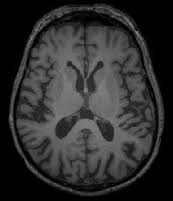
#> input picture archive/no/10 no.jpg, 173 x 201 px, found by its file name; its folder holds 2 pictures in this run
$ jupyter execute --allow-errors 'Advance DL Project Brain Tumor Image Classification.ipynb'   (shell and % lines are left out)
#> lines starting #> are read from the running program, lines starting #| are printed output that depends on the picture; after the words box and inside, x2 and y2 are one past the last pixel; in counts of white or black regions, pixels touching at a corner belong together
[cell 1]
import pandas as pd
import numpy as np
import matplotlib.pyplot as plt
import os, shutil
import cv2
import matplotlib.image as mpimg
import seaborn as sns
plt.style.use('ggplot')

[cell 2]
# Dataset
import zipfile

#> (the rest of this cell did not finish here and is left out)

[cell 3]
folder = 'brain_tumor_dataset/yes/'
count = 1

#> (the rest of this cell did not finish here and is left out)

[cell 4]
folder = 'brain_tumor_dataset/no/'
count = 1

for filename in os.listdir(folder):
    source = folder + filename
    destination = folder + "N_" +str(count)+".jpg"
    os.rename(source, destination)
    count+=1
#> pass 2 of the loop `for filename in os.listdir(folder):`:
print("All files are renamed in the no dir.")

[cell 5]
# EDA(Exploratory Data Analysis)

#> (a cell that did not finish here is left out)

[cell 7]
# Plot

#> (a cell that did not finish here is left out)

[cell 9]
# Data Augmentation
# 155(61%), 98(39%)
# imbalance

[cell 10]
import tensorflow as tf
from tensorflow.keras.preprocessing.image import ImageDataGenerator
from tensorflow.keras.models import Model
from tensorflow.keras.layers import Flatten, Dense, Dropout
from tensorflow.keras.applications.vgg19 import VGG19
from tensorflow.keras.optimizers import SGD, Adam
from tensorflow.keras.callbacks import ModelCheckpoint, EarlyStopping, ReduceLROnPlateau

[cell 11]
def timing(sec_elapsed):
    h = int(sec_elapsed / (60*60))
    m = int(sec_elapsed % (60*60) / 60)
    s = sec_elapsed % 60
    return f"{h}:{m}:{s}"

[cell 12]
def augmented_data(file_dir, n_generated_samples, save_to_dir):
    data_gen = ImageDataGenerator(rotation_range=10,
                      width_shift_range=0.1,
                      height_shift_range=0.1,
                      shear_range=0.1,
                      brightness_range=(0.3, 1.0),
                      horizontal_flip=True,
                      vertical_flip=True,
                      fill_mode='nearest')
    for filename in os.listdir(file_dir):
        image = cv2.imread(file_dir + '/' + filename)
        image = image.reshape((1,) + image.shape)
        save_prefix = 'aug_' + filename[:-4]
        i=0
        for batch in data_gen.flow(x = image, batch_size = 1, save_to_dir = save_to_dir, save_prefix = save_prefix, save_format = "jpg"):
            i+=1
            if i>n_generated_samples:
                break

[cell 13]
import time
start_time = time.time()

yes_path = 'brain_tumor_dataset/yes'
no_path = 'brain_tumor_dataset/no'

augmented_data_path = 'augmented_data/'

augmented_data(file_dir = yes_path, n_generated_samples=6, save_to_dir=augmented_data_path+'yes')
#> (the call stopped at in augmented_data, `data_gen = ImageDataGenerator(rotation_range=10, width_shift_range=0.1..`: tensorflow is not available in this run)
augmented_data(file_dir = no_path, n_generated_samples=9, save_to_dir=augmented_data_path+'no')
#> (the call stopped at in augmented_data, `data_gen = ImageDataGenerator(rotation_range=10, width_shift_range=0.1..`: tensorflow is not available in this run)

end_time = time.time()
execution_time = end_time - start_time
print(timing(execution_time))

[cell 14]
def data_summary(main_path):
    yes_path = "augmented_data/yes/"
    no_path = "augmented_data/no/"

    n_pos = len(os.listdir(yes_path))
    n_neg = len(os.listdir(no_path))

    n = (n_pos + n_neg)

    pos_per = (n_pos*100)/n
    neg_per = (n_neg*100)/n

    print(f"Number of sample: {n}")
    print(f"{n_pos} Number of positive sample in percentage: {pos_per}%")
    print(f"{n_neg} Number of negative sample in percentage: {neg_per}%")

#> (a cell that did not finish here is left out)

#> (a cell that did not finish here is left out)

#> (a cell that did not finish here is left out)

[cell 18]
# Data Preprocessing

[cell 19]
# Convert BGR TO GRAY
# GaussianBlur
# Threshold
# Erode
# Dilate
# Find Contours

[cell 20]
import imutils
def crop_brain_tumor(image, plot=False):
    gray = cv2.cvtColor(image, cv2.COLOR_BGR2GRAY)
    gray = cv2.GaussianBlur(gray, (5,5), 0)

    thres = cv2.threshold(gray, 45, 255, cv2.THRESH_BINARY)[1]
    thres =cv2.erode(thres, None, iterations = 2)
    thres = cv2.dilate(thres, None, iterations = 2)

    cnts = cv2.findContours(thres.copy(), cv2.RETR_EXTERNAL, cv2.CHAIN_APPROX_SIMPLE)
    cnts = imutils.grab_contours(cnts)
    c = max(cnts, key = cv2.contourArea)

    extLeft = tuple(c[c[:,:,0].argmin()][0])
    extRight = tuple(c[c[:,:,0].argmax()][0])
    extTop = tuple(c[c[:,:,1].argmin()][0])
    extBot = tuple(c[c[:,:,1].argmax()][0])

    new_image = image[extTop[1]:extBot[1], extLeft[0]:extRight[0]]

    if plot:
        plt.figure()
        plt.subplot(1, 2, 1)
        plt.imshow(image)

        plt.tick_params(axis='both', which='both',
                        top=False, bottom=False, left=False, right=False,
                        labelbottom=False, labeltop=False, labelleft=False, labelright=False)

        plt.title('Original Image')

        plt.subplot(1, 2, 2)
        plt.imshow(new_image)

        plt.tick_params(axis='both', which='both',
                        top=False, bottom=False, left=False, right=False,
                        labelbottom=False, labeltop=False, labelleft=False, labelright=False)

        plt.title('Cropped Image')
        plt.show()
    return new_image

[cell 21]
img = cv2.imread('augmented_data/yes/aug_Y_1_0_1760.jpg')
#> (the rest of this cell did not finish here and is left out)

[cell 22]
img = cv2.imread('augmented_data/no/aug_N_1_0_109.jpg')
#> (the rest of this cell did not finish here and is left out)


[cell 23]
folder1 = 'augmented_data/no/'
folder2 = 'augmented_data/yes/'

for filename in os.listdir(folder1):
    img = cv2.imread(folder1 + filename)
#> img is the input picture: shape (201, 173, 3); min 0, max 139, mean 46.7
    img = crop_brain_tumor(img, False)
#> call 3 of crop_brain_tumor, with plot = False
#> in crop_brain_tumor (call 3), `thres = cv2.threshold(gray, 45, 255, cv2.THRESH_BINARY)[1]`:
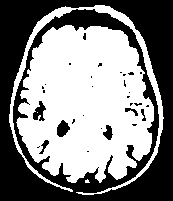
#> thres: shape (201, 173); 52.5% white; 31 black regions (24 under 20 px), largest, box (x1, y1, x2, y2) and area: (0, 0, 173, 201) 15883, (57, 120, 70, 137) 148, (33, 101, 46, 121) 142
#> in crop_brain_tumor (call 3), `thres =cv2.erode(thres, None, iterations = 2)`:
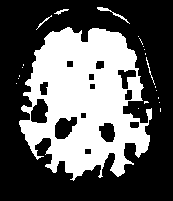
#> thres: shape (201, 173); 36.8% white; 22 white regions (17 under 20 px), largest, box (x1, y1, x2, y2) and area: (19, 27, 152, 181) 12572, (97, 7, 130, 24) 82, (146, 57, 155, 85) 35, (54, 9, 69, 15) 34, (36, 15, 52, 30) 31
#> in crop_brain_tumor (call 3), `thres = cv2.dilate(thres, None, iterations = 2)`:
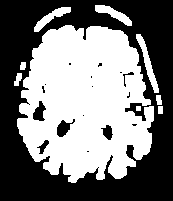
#> thres: shape (201, 173); 48.4% white; 9 white regions
#> in crop_brain_tumor (call 3), `cnts = cv2.findContours(thres.copy(), cv2.RETR_EXTERNAL, cv2.CHAIN_APP..`: cnts = 9 contours, 1 with area under 20; largest, box (x1, y1, x2, y2) and area: (17, 25, 154, 183) 15864, (136, 34, 159, 93) 299, (95, 5, 132, 26) 256, (34, 7, 71, 32) 255, (14, 73, 22, 86) 50, (156, 95, 162, 105) 37, (20, 62, 26, 70) 31, (158, 106, 163, 114) 28
#> in crop_brain_tumor (call 3), `c = max(cnts, key = cv2.contourArea)`: c = contour of 345 points, box (x1, y1, x2, y2) (17, 25, 154, 183), area 15864
#> in crop_brain_tumor (call 3), `extLeft = tuple(c[c[:,:,0].argmin()][0])`: extLeft = (17, 119)
#> in crop_brain_tumor (call 3), `extRight = tuple(c[c[:,:,0].argmax()][0])`: extRight = (153, 120)
#> in crop_brain_tumor (call 3), `extTop = tuple(c[c[:,:,1].argmin()][0])`: extTop = (65, 25)
#> in crop_brain_tumor (call 3), `extBot = tuple(c[c[:,:,1].argmax()][0])`: extBot = (71, 182)
#> in crop_brain_tumor (call 3), `new_image = image[extTop[1]:extBot[1], extLeft[0]:extRight[0]]`:
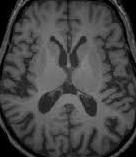
#> new_image: shape (157, 136, 3); min 0, max 139, mean 69.2
    cv2.imwrite(folder1 + filename, img)
#> pass 2 of the loop `for filename in os.listdir(folder1):`:
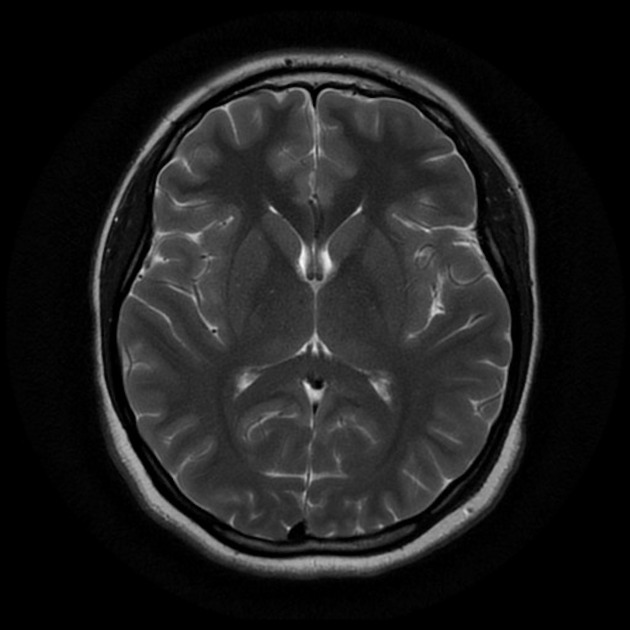
#> input picture archive/no/no 94.jpg, 630 x 630 px, found by its file name
#> img is the input picture: shape (630, 630, 3); min 0, max 248, mean 29.7
#> in crop_brain_tumor (call 4), `thres = cv2.dilate(thres, None, iterations = 2)`:
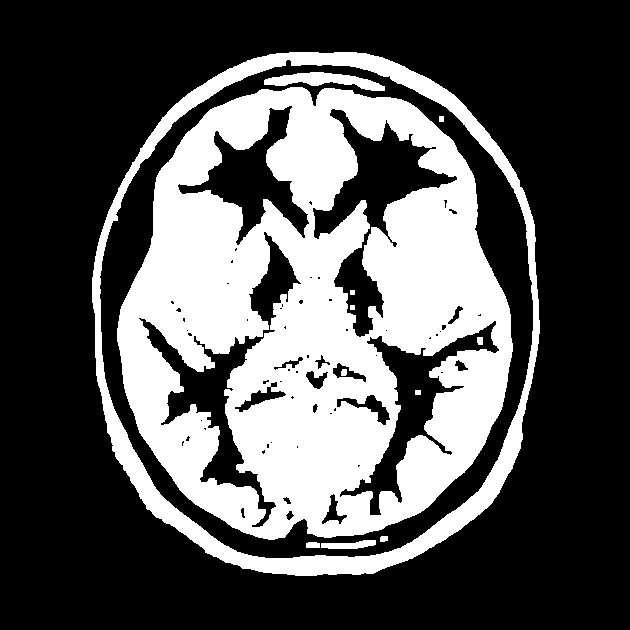
#> thres: shape (630, 630); 32.9% white; 12 white regions
#> cnts = 1 contour; box (x1, y1, x2, y2) and area: (92, 52, 540, 576) 190885
#> c = contour of 648 points, box (x1, y1, x2, y2) (92, 52, 540, 576), area 190885
#> extLeft = (92, 277)
#> extRight = (539, 333)
#> extTop = (289, 52)
#> extBot = (295, 575)
#> in crop_brain_tumor (call 4), `new_image = image[extTop[1]:extBot[1], extLeft[0]:extRight[0]]`:
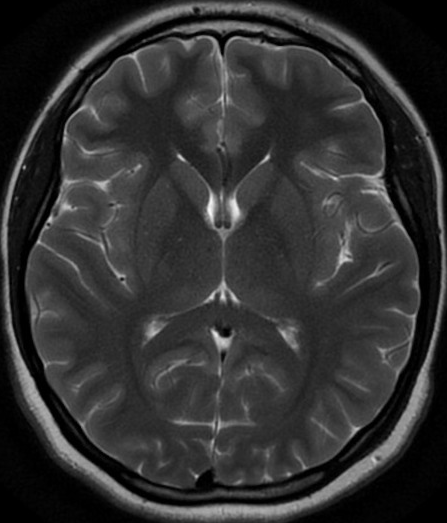
#> new_image: shape (523, 447, 3); min 0, max 248, mean 49.3
#> (the rest of this cell did not finish here and is left out)
